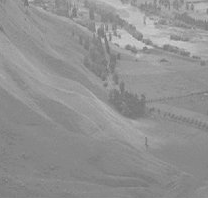
#> input picture image processing/histograms/equalization.png, 208 x 198 px
$ python equalization_numpy.py
#> lines starting #> are read from the running program, lines starting #| are printed output that depends on the picture
import cv2
import numpy as np
import matplotlib.pyplot as plt

img = cv2.imread('equalization.png', 0)
#> img: shape (198, 208); min 114, max 207, mean 145.8
hist, bins = np.histogram(img.flatten(), 255, [0, 256])
#> hist = 255 values, max 2481 at index 134, min 0 at index 0, mean 161.5; bins = 256 values from 0 to 256

cdf = hist.cumsum()
#> cdf = 255 values from 0 to 41184
cdf_m = np.ma.masked_equal(cdf,0)
cdf_m = (cdf_m - cdf_m.min()) * 255 / (cdf_m.max() - cdf_m.min())
cdf = np.ma.filled(cdf_m,0).astype('uint8')
#> cdf = 255 values from 0 to 255

img2 = cdf[img]
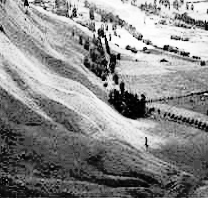
#> img2: shape (198, 208); min 0, max 255, mean 137
plt.subplot(121), plt.imshow(img2, 'gray')
plt.title('cdf'), plt.xticks([]), plt.yticks([])

plt.subplot(122)
plt.plot(cdf, color = 'r')
plt.hist(img2.flatten(), 256, [0,256], color = 'b')
plt.xlim([0,256])
plt.legend(('cdf', 'histogram'), loc = 'upper left')
plt.show()
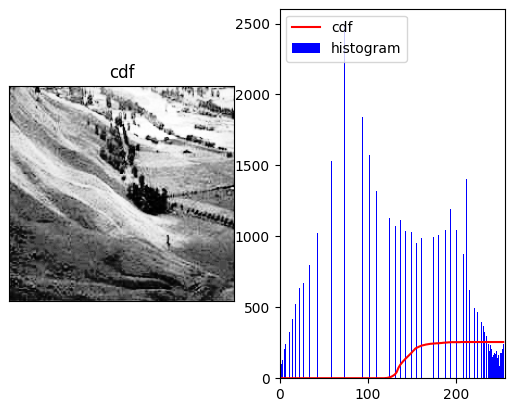
#> figure drawn by matplotlib, 2 panels; panel 2: tallest bar 2481 high, from x = 73 to 74; panel 2: curve peaks at x = 206, y = 255
